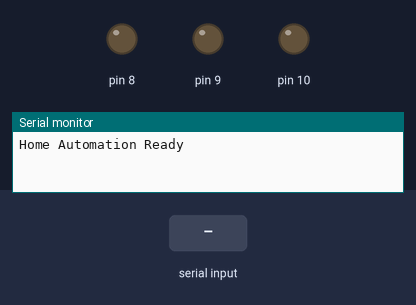
Recording of a sketch running on a simulated Arduino Uno, built with avr-gcc and run on an emulated ATmega328P. Shown: output pins drawn as LEDs (lit = HIGH), the last lines printed to the serial monitor. Inputs (shaded band) come from the test bench.

Above: at 1.2 s.
1.3 s: "1" received over Serial
At 1.6 s:
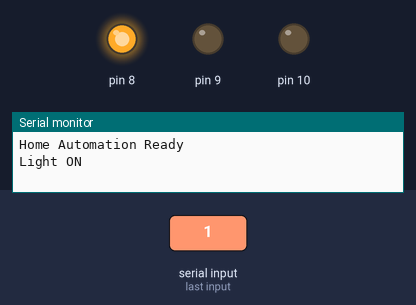
2.8 s: "3" received over Serial
At 3.9 s:
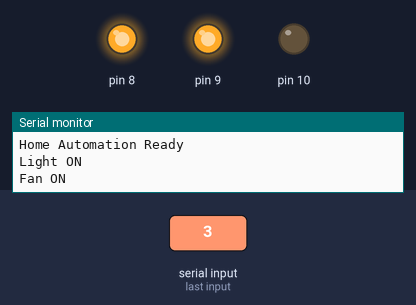
4.3 s: "2" received over Serial
At 5.1 s:
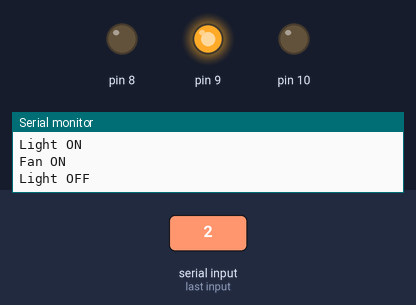
5.8 s: "5" received over Serial
At 6.2 s:
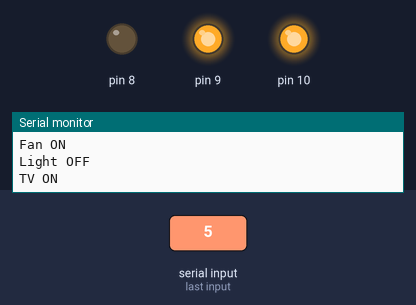
7.3 s: "4" received over Serial
At 8.5 s:
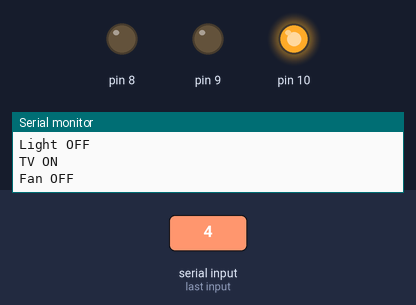
8.8 s: "1" received over Serial
At 9.7 s:
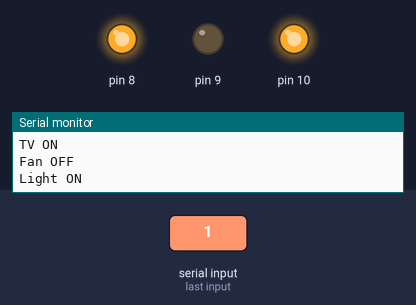
Timing chart, 0 to 11.3 s (numbered marks = the images above; inputs shaded):
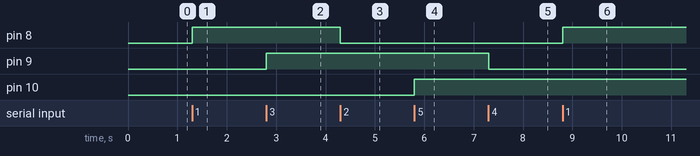

Measured:
- after the input at 1.3 s, pin 8: LOW → HIGH at once
- after the input at 2.8 s, pin 9: LOW → HIGH at once
- after the input at 4.3 s, pin 8: HIGH → LOW at once
- after the input at 5.8 s, pin 10: LOW → HIGH at once
- after the input at 7.3 s, pin 9: HIGH → LOW at once
- after the input at 8.8 s, pin 8: LOW → HIGH at once

The sketch:

home_automation_via_bluetooth1__1_.ino
```cpp
char command;

void setup()
{
  pinMode(8, OUTPUT);
  pinMode(9, OUTPUT);
  pinMode(10, OUTPUT);

  Serial.begin(9600);

  Serial.println("Home Automation Ready");
}

void loop()
{
  if (Serial.available() > 0)
  {
    command = Serial.read();

    if(command == '1')
    {
      digitalWrite(8, HIGH);
      Serial.println("Light ON");
    }

    else if(command == '2')
    {
      digitalWrite(8, LOW);
      Serial.println("Light OFF");
    }

    else if(command == '3')
    {
      digitalWrite(9, HIGH);
      Serial.println("Fan ON");
    }

    else if(command == '4')
    {
      digitalWrite(9, LOW);
      Serial.println("Fan OFF");
    }

    else if(command == '5')
    {
      digitalWrite(10, HIGH);
      Serial.println("TV ON");
    }

    else if(command == '6')
    {
      digitalWrite(10, LOW);
      Serial.println("TV OFF");
    }
  }
}
```
